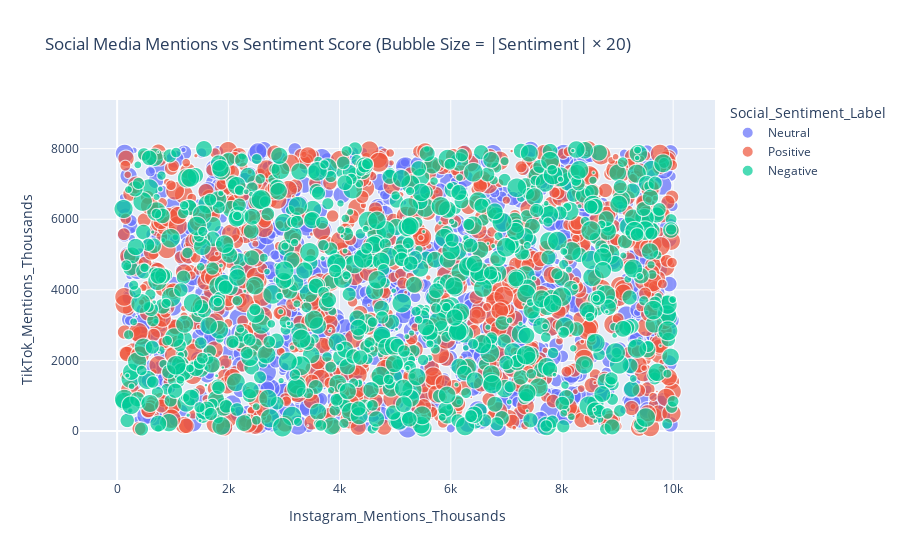

The notebook cell this image was saved under:
### Markdown cell above
# Sentiment vs Social Media Mentions

### Code cell
df['Sentiment_Size'] = df['Sentiment_Score'].abs() * 20  # Scaled for visibility

fig = px.scatter(df, 
                 x='Instagram_Mentions_Thousands', 
                 y='TikTok_Mentions_Thousands',
                 color='Social_Sentiment_Label',
                 size='Sentiment_Size',
                 hover_name='Brand',
                 title='Social Media Mentions vs Sentiment Score (Bubble Size = |Sentiment| × 20)')

fig.show()

### Figure 1 — Plotly figure (JSON) as saved in the notebook; plotly's stock layout.template omitted (floating-point values rounded to 4 significant figures; data arrays with more than 128 entries replaced by an {"elided": "..."} marker saying what was removed)
{"data": [{"hovertemplate": "<b>%{hovertext}</b><br><br>Social_Sentiment_Label=Neutral<br>Instagram_Mentions_Thousands=%{x}<br>TikTok_Mentions_Thousands=%{y}<br>Sentiment_Size=%{marker.size}<extra></extra>", "hovertext": {"elided": "1027 str values"}, "legendgroup": "Neutral", "marker": {"color": "#636efa", "size": {"elided": "1027 float values"}, "sizemode": "area", "sizeref": 0.05, "symbol": "circle"}, "mode": "markers", "name": "Neutral", "showlegend": true, "type": "scattergl", "x": {"elided": "1027 int values"}, "xaxis": "x", "y": {"elided": "1027 int values"}, "yaxis": "y"}, {"hovertemplate": "<b>%{hovertext}</b><br><br>Social_Sentiment_Label=Positive<br>Instagram_Mentions_Thousands=%{x}<br>TikTok_Mentions_Thousands=%{y}<br>Sentiment_Size=%{marker.size}<extra></extra>", "hovertext": {"elided": "998 str values"}, "legendgroup": "Positive", "marker": {"color": "#EF553B", "size": {"elided": "998 float values"}, "sizemode": "area", "sizeref": 0.05, "symbol": "circle"}, "mode": "markers", "name": "Positive", "showlegend": true, "type": "scattergl", "x": {"elided": "998 int values"}, "xaxis": "x", "y": {"elided": "998 int values"}, "yaxis": "y"}, {"hovertemplate": "<b>%{hovertext}</b><br><br>Social_Sentiment_Label=Negative<br>Instagram_Mentions_Thousands=%{x}<br>TikTok_Mentions_Thousands=%{y}<br>Sentiment_Size=%{marker.size}<extra></extra>", "hovertext": {"elided": "975 str values"}, "legendgroup": "Negative", "marker": {"color": "#00cc96", "size": {"elided": "975 float values"}, "sizemode": "area", "sizeref": 0.05, "symbol": "circle"}, "mode": "markers", "name": "Negative", "showlegend": true, "type": "scattergl", "x": {"elided": "975 int values"}, "xaxis": "x", "y": {"elided": "975 int values"}, "yaxis": "y"}], "layout": {"autosize": true, "legend": {"itemsizing": "constant", "title": {"text": "Social_Sentiment_Label"}, "tracegroupgap": 0}, "title": {"text": "Social Media Mentions vs Sentiment Score (Bubble Size = |Sentiment| × 20)"}, "xaxis": {"anchor": "y", "autorange": false, "domain": [0, 1], "range": [-667.7, 10750.0], "title": {"text": "Instagram_Mentions_Thousands"}, "type": "linear"}, "yaxis": {"anchor": "x", "autorange": false, "domain": [0, 1], "range": [-1387.0, 9378.0], "title": {"text": "TikTok_Mentions_Thousands"}, "type": "linear"}}}
